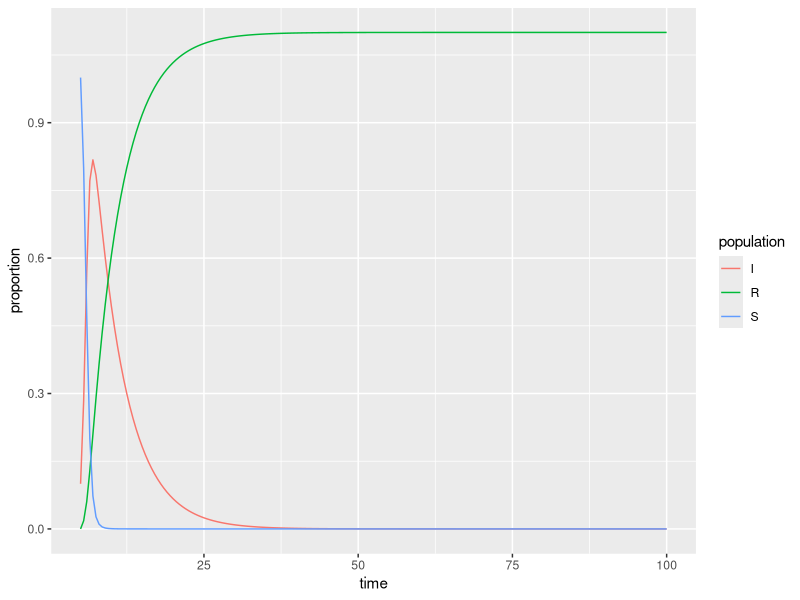

R code for this plot:
## ---- chunk 1
knitr::opts_chunk$set(echo = TRUE)
library(tidyverse)
library(deSolve)
## ---- chunk 2
### Specify parameters

## Proportion in each compartment: Susceptible 0.999999, Infected 0.000001, Recovered 0 (these are directly from the example linked above)
init <- c(S = 1-1e-6, I = 1e-1, R = 0.0)

## beta: infection parameter; gamma: recovery parameter
parameters <- c(beta = 2.5, gamma = 0.2)

## Time frame
times      <- seq(5, 100, by = 0.5)
## ---- chunk 3
## Build the function with all 
sir <- function(time, state, parameters) {

  with(as.list(c(state, parameters)), {

    dS <- -beta * S * I
    dI <-  beta * S * I - gamma * I
    dR <-  gamma * I
    
    return(list(c(dS, dI, dR)))
  })
}
## ---- chunk 4
## Solve using `deSolve::ode()`
approximation <- ode(y = init, times = times, func = sir, parms = parameters)
## ---- chunk 5
## Get output into a data frame
approx_df <- as.data.frame(approximation)

## Pivot longer so R will do the work for us: 
approx_long <- approx_df %>% 
  pivot_longer(cols = S:R, names_to = "population", values_to = "proportion")

## ---- chunk 6
ggplot(data = approx_long, aes(x = time, y = proportion)) +
  geom_line(aes(color = population))
